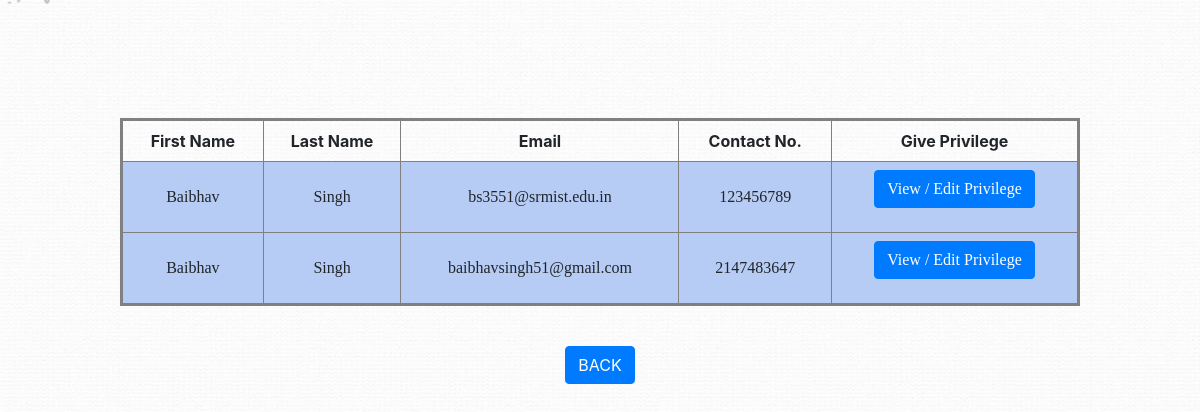
Screenshot of /usertable.php (signed in) with the database file from the repository.
### tables this page shows
CREATE TABLE `admintable` (
  `finame` text NOT NULL,
  `laname` text NOT NULL,
  `name` varchar(10) NOT NULL,
  `password` varchar(5) NOT NULL,
  `Email` varchar(30) NOT NULL,
  `role` text NOT NULL,
  `contact` varchar(20) NOT NULL,
  `dob` date NOT NULL
);

### usertable.php (the view, shortened to what this page needs)
<?php include 'config.php';
?>
<!DOCTYPE html>
<html>
    <head>
      <link rel="stylesheet" type="text/css" href="https://stackpath.bootstrapcdn.com/bootstrap/4.5.0/css/bootstrap.min.css">
      <link rel="stylesheet" type="text/css" href= "stylesheets/table.css">
    </head>
    <body>
     <h2>&nbsp;</h2>
     <table id = "display" style="height: 20px;" border="3" width="500" cellspacing="3" cellpadding="8">
       <tbody>
         <th class="head1">First Name</th>
         <th class="head1">Last Name</th>
         <th class="head1">Email</th>
         <th class="head1">Contact No.</th>
         <th class="head1">Give Privilege</th>
         <?php
         $sql = "SELECT *  FROM `admintable` where `role`!='admin' ";
         $retval = mysqli_query($conn, $sql);
         while ($row=mysqli_fetch_array($retval)) {
           echo '<tr class="head2">';
           echo '<td>'.$row['finame'].'</td>';
           echo '<td>'.$row['laname'].'</td>';
           echo '<td>'.$row['Email'].'</td>';
           echo '<td>'.$row['contact'].'</td>';
           echo "<td><p><a href='selectprivileges.php?user=".$row['name']."'class='btn btn-primary'>View / Edit Privilege</a></p></td>";
           echo'</tr>';
         }
         ?>
       </tbody>
     </table>
     <p align='center'><a href='displaytable.php' class='btn btn-primary'>BACK</a></p>
   </body>
</html>

### stylesheets/table.css (style rules this page uses)
table { width: 80%; margin-left: auto; margin-right: auto; margin-top: 80px; margin-bottom: 40px; border-style: solid; border-spacing: 3px; border-radius: 15px; text-align: center; }
tr.head2 { background-color: #B6CCF5; font-family: "Times New Roman", Times, serif; }
body { background-image: url("../images/image5.jpg"); background-size: cover; background-repeat: no-repeat; }

### rows the page displays
admintable: finame "Baibhav", laname "Singh", Email "bs3551@srmist.edu.in", contact "123456789"
admintable: finame "Baibhav", laname "Singh", Email "baibhavsingh51@gmail.com", contact "2147483647"
